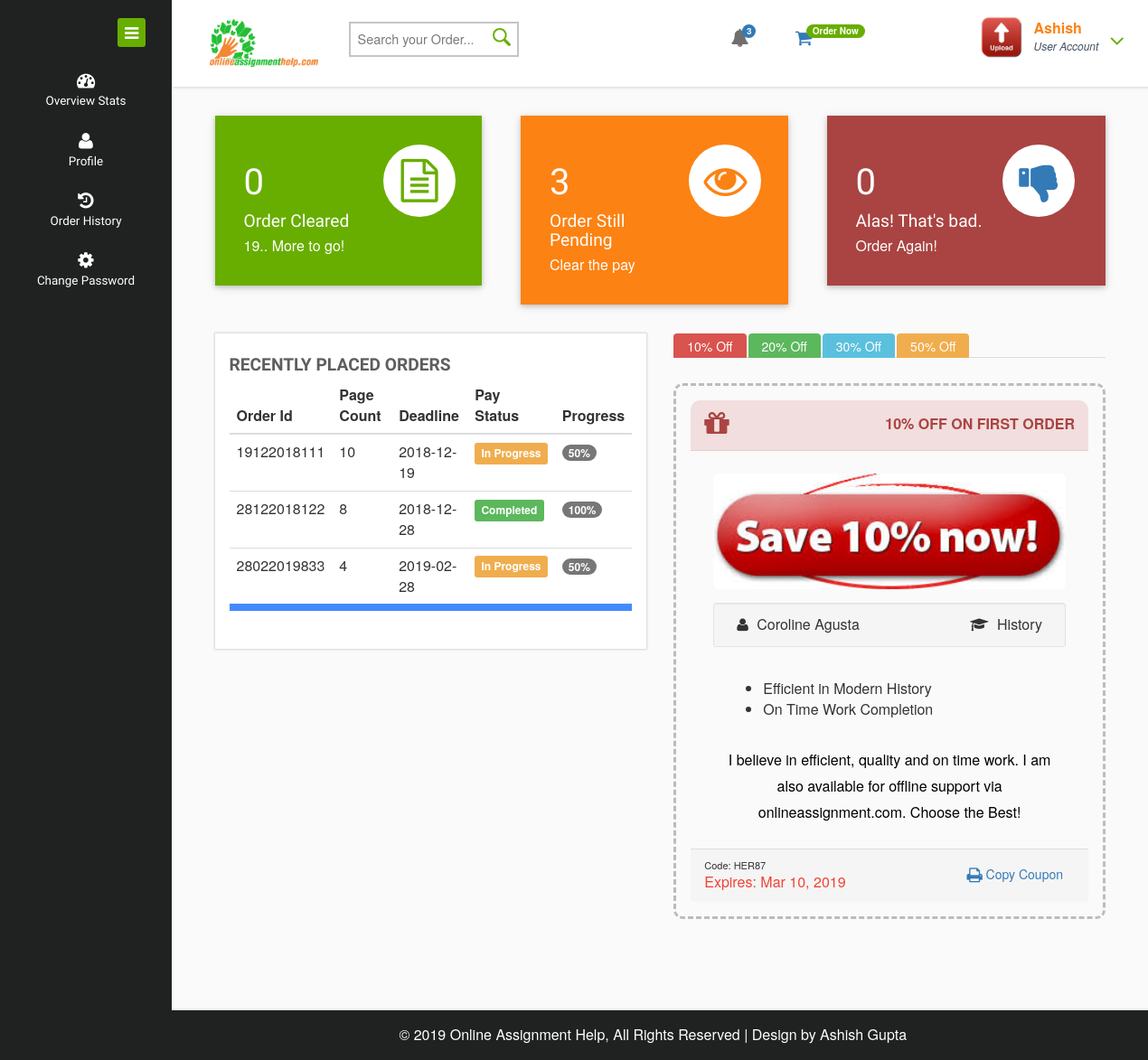
/user_index.php (signed in), run on the app's committed database.
### tables this page shows
CREATE TABLE IF NOT EXISTS `register_form_data` (
  `id` int(50) NOT NULL AUTO_INCREMENT,
  `name` text NOT NULL,
  `email` varchar(100) NOT NULL,
  `phone` bigint(15) NOT NULL,
  `education` varchar(100) NOT NULL,
  `password` varchar(20) NOT NULL,
  `image_path` varchar(255) NOT NULL,
  `timestamp` timestamp NOT NULL DEFAULT CURRENT_TIMESTAMP ON UPDATE CURRENT_TIMESTAMP,
  PRIMARY KEY (`id`)
);

CREATE TABLE IF NOT EXISTS `order_status` (
  `email` varchar(100) NOT NULL,
  `total_count` int(50) NOT NULL,
  `success_count` int(50) NOT NULL,
  `pending_count` int(50) NOT NULL,
  `fail_count` int(50) NOT NULL
);

CREATE TABLE IF NOT EXISTS `order_form_data` (
  `orderid` varchar(50) NOT NULL,
  `ope_no` int(200) NOT NULL,
  `seq_no` int(200) NOT NULL,
  `name` varchar(200) NOT NULL,
  `phone` bigint(15) NOT NULL,
  `deadline` date NOT NULL,
  `study_level` varchar(100) NOT NULL,
  `page_count` int(100) NOT NULL,
  `email` varchar(100) NOT NULL,
  `style` varchar(200) NOT NULL,
  `description` varchar(2000) NOT NULL,
  `pay_status` int(10) NOT NULL,
  `filepath` varchar(500) NOT NULL,
  `timestamp` timestamp NOT NULL DEFAULT CURRENT_TIMESTAMP ON UPDATE CURRENT_TIMESTAMP,
  PRIMARY KEY (`seq_no`)
);

### user_index.php (the view, shortened to what this page needs)
<!DOCTYPE HTML>
<html>
	<head>
	    <?php include './html_head.php'?>
    </head>
	<body>
		<div class="page-container">
		    <div class="left-content">
			    <div class="mother-grid-inner">
                 		<?php include './user_head.php'?>
						<div class="inner-block">
						<?php
							$temp_email = $_SESSION['email'];
							$ord_sql = "SELECT * FROM `order_status` where email = '$temp_email';";
							$ord_result = $conn->query($ord_sql);
							if ($ord_result->num_rows > 0){
								$ord_row = mysqli_fetch_array($ord_result);
								  	$success_count = $ord_row['success_count'];
								  	$pending_count = $ord_row['pending_count'];
								  	$fail_count = $ord_row['fail_count'];
							}
							else{
								$total_count = 0;
							  	$success_count = 0;
							  	$pending_count = 0;
							  	$fail_count = 0;
							}
							$ord_detail_sql = "SELECT * FROM `order_form_data` where email = '$temp_email';";
							$ord_detail_result = $conn->query($ord_detail_sql);
						?>
							<div class="market-updates">
								<div class="col-md-4 market-update-gd">
									<div class="market-update-block clr-block-1">
										<div class="col-md-8 market-update-left">
											<h3><?php echo $success_count; ?></h3>
											<h4>Order Cleared</h4>
												<span style="color:white">19.. More to go!</span>
										</div>
										<div class="col-md-4 market-update-right">
											<i class="fa fa-file-text-o"> </i>
										</div>
									  <div class="clearfix"> </div>
									</div>
								</div>
								<div class="col-md-4 market-update-gd">
									<div class="market-update-block clr-block-2">
									 <div class="col-md-8 market-update-left">
										<h3><?php echo $pending_count; ?></h3>
										<h4>Order Still Pending</h4>
											<span style="color:white">Clear the pay</span>
									  </div>
										<div class="col-md-4 market-update-right">
											<i class="fa fa-eye"> </i>
										</div>
									  <div class="clearfix"> </div>
									</div>
								</div>
								<div class="col-md-4 market-update-gd">
									<div class="market-update-block clr-block-3">
										<div class="col-md-8 market-update-left">
											<h3><?php echo $fail_count; ?></h3>
											<h4>Alas! That's bad. </h4>
											 <span style="color:white">Order Again!</span>
										</div>
										<div class="col-md-4 market-update-right">
											<i class="fa fa-thumbs-down"> </i>
										</div>
									  <div class="clearfix"> </div>
									</div>
								</div>
							</div>
							<div class="chit-chat-layer1">
								<div class="col-md-6 chit-chat-layer1-left">
							        <div class="work-progres">
							            <div class="chit-chat-heading">
							                  Recently placed Orders
							            </div>
							            <div class="table-responsive">
											<table class="table table-hover">
							                    <thead>
							                       	<tr>
							                            <th>Order Id</th>
							                        	<th>Page Count</th>
							                            <th>Deadline</th>
							                            <th>Pay Status</th>
							                            <th>Progress</th>
							                     	</tr>
							              		</thead>
							              		<tbody>
							              			<?php
											            if ($ord_detail_result->num_rows > 0){
															while ($ord_detail_row = mysqli_fetch_array($ord_detail_result))
															{
															$pay_status = $ord_detail_row['pay_status'];
															echo 	'<tr>
											                            <td>'.$ord_detail_row['orderid'].'</td>
											                            <td>'.$ord_detail_row['page_count'].'</td>
											                            <td>'.$ord_detail_row['deadline'].'</td>';
											                            if ( $pay_status == 1 )
											                            {
											                            	echo '<td><span class="label label-warning">In Progress</span></td>';
											                            }
											                            elseif( $pay_status == 2 )
											                            {
											                            	echo '<td><span class="label label-success">Completed</span></td>';
											                            }
											                            else{
											                            	echo '<td><span class="label label-danger">Failed</span></td>';
											                            }
											                            if( $pay_status == 1 )
											                            {
											                            	echo '<td><span class="badge badge-warning">50%</span></td>';
											                            }
											                            elseif( $pay_status == 2)
											                            {
											                            	echo '<td><span class="badge badge-success">100%</span></td>';
											                            }
											                            else{
											                            	echo '<td><span class="badge badge-info">0%</span></td>';
											                            }
										                    echo	'</tr>';
															}
														}
													?>
							         			</tbody>
							      			</table>
							  			</div>
									</div>
							    </div>
							    <div class="col-md-6 chit-chat-layer1-rit">
							    	<div id="quicknav">
								        <ul class="nav nav-tabs">
								            <li>
								            	<a href="#10percent" data-toggle="tab" class="btn btn-danger">
								            		10% Off
								            	</a>
								            </li>
								            <li>
								            	<a href="#20percent" data-toggle="tab" class="btn btn-success">
								            		20% Off
								            	</a>
								            </li>
								            <li>
								            	<a href="#30percent" data-toggle="tab" class="btn btn-info">
								            		30% Off
								            	</a>
								            </li>
								            <li>
								            	<a href="#40percent" data-toggle="tab" class="btn btn-warning">
								            		50% Off
								            	</a>
								            </li>
								        </ul>
								    </div>
								    <br>
									<div class="tab-content">
									    <div class="panel panel-danger coupon tab-pane active" id="10percent">
							              	<div class="panel-heading" id="head">
								                <div class="panel-title" id="title">
								                    <i class="fa fa-gift fa-2x"></i>
								                    <span class="hidden-xs">10% off on First Order</span>
								                </div>
							             	</div>
							              	<div class="panel-body">
							                	<img src="./user_assets/images/10percent.jpg" class="coupon-img img-rounded">
								                <div class="col-md-12 well well-sm">
								                    <div id="business-info">
								                        <ul>
								                            <li>
								                            	<span style="float: left ">
								                            		<i class="fa fa-user"></i>
								                            			Coroline Agusta
								                            	</span>
								                            </li>
								                            <li>
								                            	<span style="float: right">
								                            		<i class="fa fa-graduation-cap"></i>
								                            		   History
								                            	</span>
								                            </li>
								                        </ul>
								                    </div>
								                </div>
								                <div class="col-md-9">
								                    <ul class="items">
								                        <li>Efficient in Modern History</li>
								                        <li>On Time Work Completion</li>
								                    </ul>
								                </div>
								                <div class="col-md-12">
								                    <p class="disclosure">
								                    	I believe in efficient, quality and on time work. I am
								                    	also available for offline support via onlineassignment.com.
								                    	Choose the Best!
													</p>
								                </div>
							              	</div>
							              	<div class="panel-footer">
								                <div class="coupon-code">
								                    Code: HER87
								                    <span class="print">
								                        <a href="#" class="btn btn-link">
								                        	<i class="fa fa-lg fa-print"></i>
								                        	Copy Coupon
								                        </a>
								                    </span>
								                </div>
							               		<div class="exp">Expires: Mar 10, 2019</div>
							             	</div>
							            </div>
						        	</div>
								</div>
							    <div class="clearfix"> </div>
							</div>
						</div>
						<div class="copyrights">
							 <p> © 2019 Online Assignment Help, All Rights Reserved | Design by <a href="#" target="_blank">Ashish Gupta</a> </p>
						</div>
				</div>
			</div>
			<?php include './side_bar.php'?>
		</div>
	</body>
</html>

### user_head.php (shortened to what this page needs)
<div class="header-main fixed">
	<div class="header-left">
		<div class="logo-name">
			<a href="index.php">
				<img src="./assets/images/WebDataImage/logo.png" class="logg" alt='Logo' />
			</a>
		</div>
		<div class="search-box">
			<form>
				<input type="text" placeholder="Search your Order..." required="">
				<input type="submit" value="">
			</form>
		</div>
	</div>
	<div class="header-right">
		<div class="profile_details_left">
			<ul class="nofitications-dropdown">
				<li class="dropdown head-dpdn">
					<a href="#" class="dropdown-toggle" data-toggle="dropdown" aria-expanded="false">
						<i class="fa fa-bell" style="font-size:20px"></i>
						<span class="badge blue">3</span>
					</a>
				</li>
				<li class="dropdown head-dpdn">
					<a href="order.php" class="dropdown-toggle" aria-expanded="false">
						<i class="fa fa-shopping-cart" style="font-size:20px"></i>
						<span class="badge-order blue1">Order Now</span>
					</a>
				</li>
			</ul>
		<div class="clearfix"></div>
		</div>
		<div class="profile_details">
			<?php
				$temp_email = $_SESSION['email'];
				$sql   = "SELECT * FROM `register_form_data` where email = '$temp_email';";
				$result = $conn->query($sql);
				if ($result->num_rows > 0){
					$row = mysqli_fetch_array($result);
					  	$temp_name = $row['name'];
					  	$name = explode(' ',trim($temp_name));
	                    $userPicture = !empty($row['image_path'])?$row['image_path']:'no-image.jpg';
	                    $userPictureURL = 'user_assets/uploads/user_image/'.$userPicture;
				   }
			?>
			<ul>
				<li class="dropdown profile_details_drop">
					<a href="#" class="dropdown-toggle" data-toggle="dropdown" aria-expanded="false">
						<div class="profile_img">
							<span class="prfil-img">
								<img src="<?php echo $userPictureURL; ?>" alt="Pic" height="50" width="50">
							</span>
							<div class="user-name">
								<p><?php echo $name[0]; ?></p>
								<span>User Account</span>
							</div>
							<i class="fa fa-angle-down lnr"></i>
							<div class="clearfix"></div>
						</div>
					</a>
				</li>
			</ul>
		</div>
		<div class="clearfix"> </div>
	</div>
	<div class="clearfix"> </div>
</div>

### data on the page
register_form_data: name "Ashish"
order_status: success_count "0", pending_count "3", fail_count "0"
order_form_data: orderid "19122018111", page_count "10", deadline "2018-12-19", pay_status "In Progress"
order_form_data: orderid "28122018122", page_count "8", deadline "2018-12-28", pay_status "Completed"
order_form_data: orderid "28022019833", page_count "4", deadline "2019-02-28", pay_status "In Progress"
